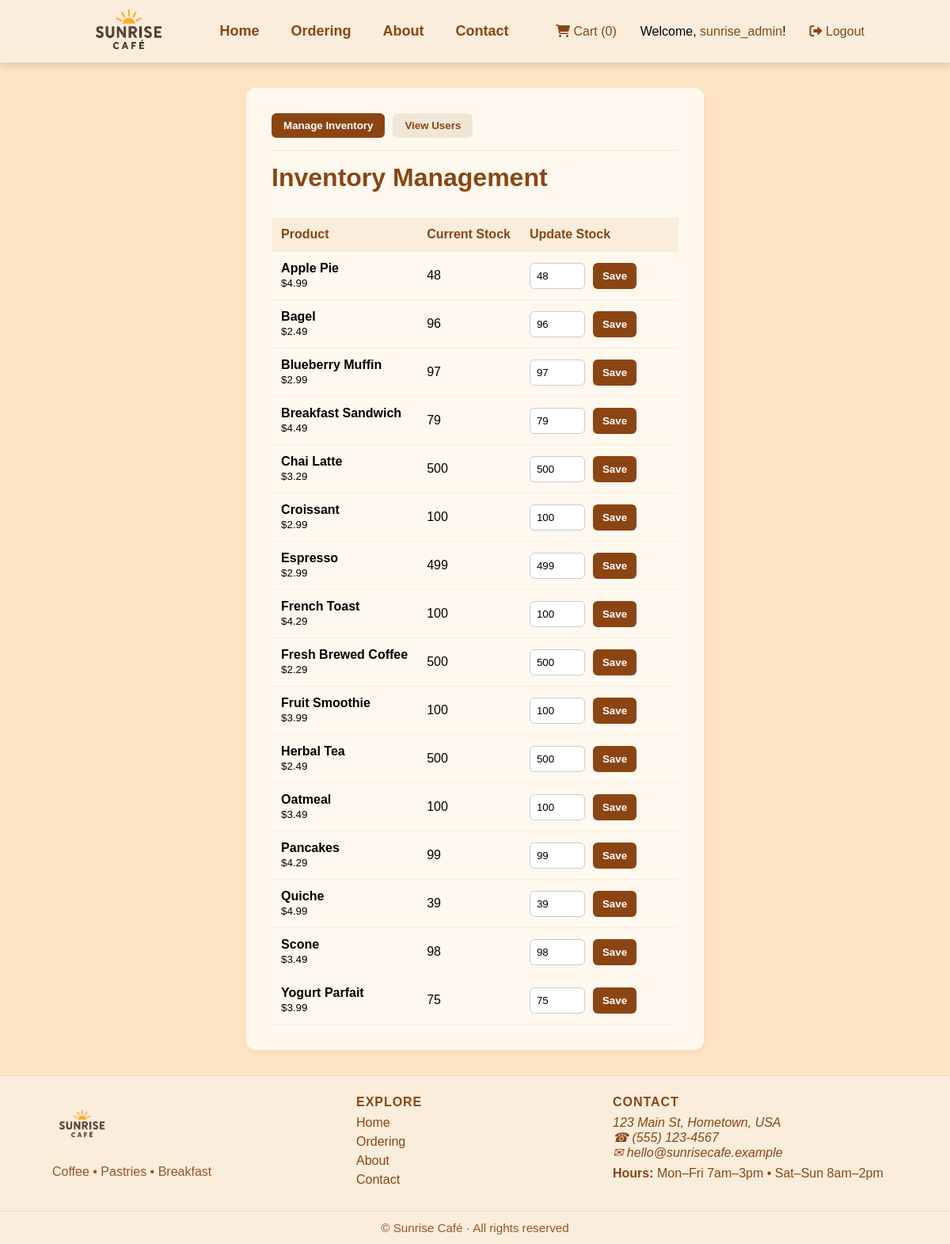
Page /admin (signed in) on the earlier database version.
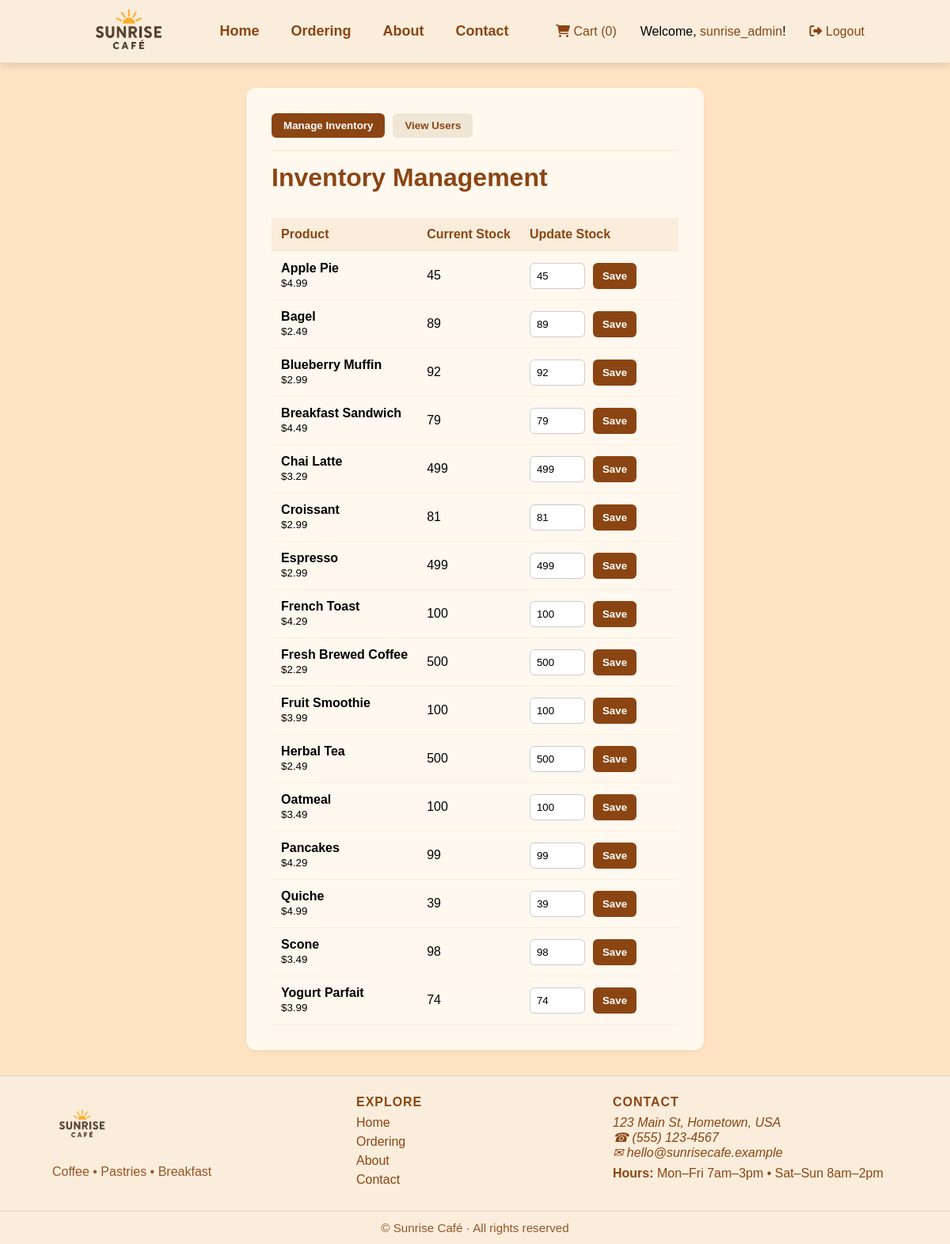
Same page on the later database version.
### Sunrise Website updated/app.py (models this page shows, shortened)
class User(db.Model, UserMixin):
    id = db.Column(db.Integer, primary_key=True)
    username = db.Column(db.String(20), unique=True, nullable=False)
    email = db.Column(db.String(120), unique=True, nullable=False)
    password_hash = db.Column(db.String(60), nullable=False)
    is_admin = db.Column(db.Boolean, nullable=False, default=False) # Added admin flag
    orders = db.relationship('Order', backref='user', lazy=True)

class Product(db.Model):
    id = db.Column(db.Integer, primary_key=True)
    name = db.Column(db.String(100), unique=True, nullable=False)
    description = db.Column(db.String(200), nullable=False)
    price = db.Column(db.Float, nullable=False)
    image_url = db.Column(db.String(100), nullable=False)
    stock = db.Column(db.Integer, nullable=False, default=0) # Inventory tracking

### Sunrise Website updated/app.py (the view)
@app.route('/admin', methods=['GET'])
@admin_required
def admin():
    products = Product.query.order_by(Product.name).all()
    users = User.query.order_by(User.username).all()
    return render_template('admin.html', products=products, users=users)

### Sunrise Website updated/app.py (called while the page is built)
@login_manager.user_loader
def load_user(user_id):
    return User.query.get(int(user_id))

def admin_required(f):
    @wraps(f)
    def decorated_function(*args, **kwargs):
        if not current_user.is_authenticated or not current_user.is_admin:
            return redirect(url_for('index'))
        return f(*args, **kwargs)
    return decorated_function

### Sunrise Website updated/templates/admin.html (shortened to what this page needs)
{% extends "template.html" %}
{% block head %}
  <link rel="stylesheet" href="{{url_for('static', filename='admin.css')}}">
{% endblock %}
{% block body %}
  <main class="admin-main container">
    <div class="admin-nav">
        <button id="show-inventory" class="admin-nav-btn active">Manage Inventory</button>
        <button id="show-users" class="admin-nav-btn">View Users</button>
    </div>
    <div id="inventory-panel" class="admin-panel active">
      <h1>Inventory Management</h1>
      <table class="inventory-table">
        <thead>
          <tr>
            <th>Product</th>
            <th>Current Stock</th>
            <th>Update Stock</th>
          </tr>
        </thead>
        <tbody>
          {% for product in products %}
          <tr>
            <td><strong>{{ product.name }}</strong><br><small>${{ "%.2f"|format(product.price) }}</small></td>
            <td>{{ product.stock }}</td>
            <td>
              <form class="stock-form" action="{{ url_for('update_stock') }}" method="POST">
                <input type="number" name="new_stock" class="stock-input" value="{{ product.stock }}" min="0">
                <button type="submit" class="stock-btn">Save</button>
              </form>
            </td>
          </tr>
          {% endfor %}
        </tbody>
      </table>
    </div>
  </main>
{% endblock %}

### Sunrise Website updated/templates/template.html (shortened to what this page needs)
<!DOCTYPE html>
<html lang="en">
  <head>
    <link rel="stylesheet" href="https://cdnjs.cloudflare.com/ajax/libs/font-awesome/6.0.0-beta3/css/all.min.css">
    {% block head %}{% endblock %}
  </head>
  <body class = "{% block bodyclass %}{% endblock %}">
    <header class="site-header container">
    <h1 class="logo"><img src="{{url_for('static', filename='Images/image.png')}}" alt="Sunrise Cafe Logo"></h1>
    <nav class="main-nav">
      <ul>
        <li><a href="{{url_for('index')}}">Home</a></li>
        <li><a href="{{url_for('ordering')}}">Ordering</a></li>
        <li><a href="{{url_for('about')}}">About</a></li>
        <li><a href="#footer">Contact</a></li>
      </ul>
    </nav>
    <div class="icons">
    <a href="{{url_for('cart')}}" id="cart-link">
        <i class="fa-solid fa-cart-shopping"></i> Cart (<span id="cart-count">0</span>)
    </a>
    {% if current_user.is_authenticated %}
      {% if current_user.is_admin %}
        <span class="nav-welcome">
          Welcome, <a href="{{ url_for('admin') }}" class="admin-link">{{ current_user.username }}</a>!
        </span>
      {% else %}
        <span class="nav-welcome">
          Welcome, <a href="{{ url_for('my_history') }}" class="admin-link">{{ current_user.username }}</a>!
        </span>
      {% endif %}
      <a href="{{url_for('logout')}}" class="login-link">
        <i class="fa-solid fa-sign-out-alt"></i> Logout
      </a>
    {% else %}
      <a href="#" id="login-btn" class="login-link">
        <i class="fa-solid fa-user"></i> Login
      </a>
    {% endif %}
    </div>
    </header>
    {% block body %}{% endblock %}
    <footer id="footer" class="site-footer container" aria-label="Site footer">
      <div class="footer-inner">
        <section class="footer-col brand">
          <h2 class="footer-logo">
            <img src="{{url_for('static', filename='Images/image.png')}}" alt="Sunrise Cafe Logo">
          </h2>
          <p class="footer-tagline">Coffee • Pastries • Breakfast</p>
        </section>
        <nav class="footer-col links" aria-label="Quick links">
          <h3>Explore</h3>
          <ul>
            <li><a href="{{url_for('index')}}">Home</a></li>
            <li><a href="{{url_for('ordering')}}">Ordering</a></li>
            <li><a href="{{url_for('about')}}">About</a></li>
            <li><a href="#footer">Contact</a></li>
          </ul>
        </nav>
        <section class="footer-col contact" aria-label="Contact">
          <h3>Contact</h3>
          <address>
            123 Main St, Hometown, USA<br>
            <a href="tel:+15551234567" class="footer-link">☎ (555) 123-4567</a><br>
            <a href="mailto:hello@sunrisecafe.example" class="footer-link">✉ hello@sunrisecafe.example</a>
          </address>
          <p class="hours"><strong>Hours:</strong> Mon–Fri 7am–3pm • Sat–Sun 8am–2pm</p>
        </section>
      </div>
      <div class="footer-bottom">
        ©  Sunrise Café · All rights reserved
      </div>
    </footer>
  </body>
</html>

### Sunrise Website updated/static/admin.css (style rules this page uses)
.admin-main { max-width: 900px; margin: 2em auto; padding: 2em; background: #fff8ee; border-radius: 12px; box-shadow: 0 2px 8px rgba(139,69,19,0.08); }
.admin-main h1 { color: #8B4513; margin-bottom: 1em; }
.inventory-table { width: 100%; border-collapse: collapse; }
.inventory-table th, .inventory-table td { padding: 12px; text-align: left; border-bottom: 1px solid #faeddc; }
.inventory-table th { background: #faeddc; color: #8B4513; }
.inventory-table td:last-child { width: 200px; }
.stock-form { display: flex; gap: 10px; }
.stock-input { width: 70px; padding: 8px; border: 1px solid #ccc; border-radius: 6px; }
.stock-btn { background: #8B4513; color: #fff; border: none; border-radius: 6px; padding: 8px 12px; font-weight: bold; cursor: pointer; transition: background 0.2s; }
.admin-nav { display: flex; gap: 10px; border-bottom: 2px solid #faeddc; padding-bottom: 15px; margin-bottom: 15px; }
.admin-nav-btn { padding: 8px 15px; text-decoration: none; border-radius: 6px; background: #f0e6d6; color: #8B4513; font-weight: bold; cursor: pointer; border: none; }
.admin-nav-btn.active { background: #8B4513; color: #fff; }
.admin-panel { display: none; }
.admin-panel.active { display: block; }

### Sunrise Website updated/static/base.css (style rules this page uses)
* { margin: 0; padding: 0; box-sizing: border-box; list-style: none; font-family: 'Comic Sans MS', sans-serif; text-decoration: none; }
html { scroll-behavior: smooth; }
body { min-height: 100vh; display: flex; flex-direction: column; background-color: bisque; }
header { display: flex; justify-content: space-between; align-items: center; padding: 0 8px; background: #faeddc; box-shadow: 0 5px 10px rgba(0,0,0,0.11); height: 79px; }
.logo img { height: 110px; width: auto; object-fit: contain; vertical-align: middle; padding-left: 100px; }
.main-nav ul { display: flex; flex-direction: row; gap: 40px; align-items: center; font-weight: bold; font-size: large; }
.main-nav a { color: #8B4513; transition: background 0.2s, color 0.2s; }
.icons { display: flex; gap: 30px; align-items: center; padding-right: 100px; }
.icons a, .icons a i { color: #8B4513; transition: color 0.2s; }
.site-footer { background: #faeddc; color: #8B4513; border-top: 1px solid rgba(0,0,0,0.11); margin-top: auto; }
.site-footer a { color: #8B4513; text-decoration: none; }
.footer-inner { max-width: 1100px; margin: 0 auto; padding: 24px 16px; display: grid; gap: 24px; grid-template-columns: 1.2fr 1fr 1.2fr; }
.footer-col h3 { margin: 0 0 8px; font-size: 1rem; text-transform: uppercase; letter-spacing: .06em; }
.footer-logo img { height: 76px; width: auto; object-fit: contain; }
.footer-tagline { margin-top: 6px; opacity: .9; }
.footer-col ul { padding: 0; margin: 0; }
.footer-col li { margin: 6px 0; }
.hours { margin-top: 8px; }
.footer-bottom { border-top: 1px solid rgba(0,0,0,0.11); text-align: center; padding: 12px 16px; font-size: .95rem; opacity: .9; }

Differences in the rows shown:
changed Product "Apple Pie": stock "48" → "45"; new_stock "48" → "45"
changed Product "Bagel": stock "96" → "89"; new_stock "96" → "89"
changed Product "Blueberry Muffin": stock "97" → "92"; new_stock "97" → "92"
changed Product "Chai Latte": stock "500" → "499"; new_stock "500" → "499"
changed Product "Croissant": stock "100" → "81"; new_stock "100" → "81"
changed Product "Yogurt Parfait": stock "75" → "74"; new_stock "75" → "74"
